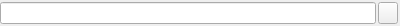
<?xml version="1.0" encoding="UTF-8"?>
<ui version="4.0">
 <class>StringEdit</class>
 <widget class="PropertyEdit" name="StringEdit">
  <property name="geometry">
   <rect>
    <x>0</x>
    <y>0</y>
    <width>400</width>
    <height>26</height>
   </rect>
  </property>
  <layout class="QHBoxLayout" name="horizontalLayout">
   <property name="spacing">
    <number>2</number>
   </property>
   <property name="leftMargin">
    <number>0</number>
   </property>
   <property name="topMargin">
    <number>1</number>
   </property>
   <property name="rightMargin">
    <number>2</number>
   </property>
   <property name="bottomMargin">
    <number>1</number>
   </property>
   <item>
    <widget class="QLineEdit" name="lineEdit"/>
   </item>
   <item>
    <widget class="QPushButton" name="pushButton">
     <property name="maximumSize">
      <size>
       <width>20</width>
       <height>16777215</height>
      </size>
     </property>
     <property name="text">
      <string/>
     </property>
     <property name="icon">
      <iconset resource="../../../../res/WorldEditor.qrc">
       <normaloff>:/Style/styles/dark/icons/revert.png</normaloff>:/Style/styles/dark/icons/revert.png</iconset>
     </property>
    </widget>
   </item>
  </layout>
 </widget>
 <customwidgets>
  <customwidget>
   <class>PropertyEdit</class>
   <extends>QWidget</extends>
   <header>editor/propertyedit.h</header>
   <container>1</container>
  </customwidget>
 </customwidgets>
 <resources>
  <include location="../../../../res/WorldEditor.qrc"/>
  <include location="../../../../res/WorldEditor.qrc"/>
 </resources>
 <connections/>
</ui>
